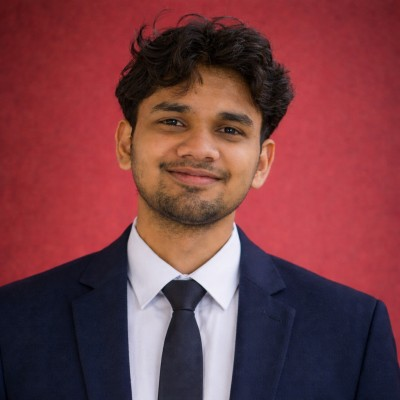
#> input picture profile.jpg, 400 x 400 px
$ python ascii_gen.py profile.jpg 100
#> lines starting #> are read from the running program, lines starting #| are printed output that depends on the picture
import sys
from PIL import Image

def image_to_ascii(image_path, width=100):
#> called with image_path = 'profile.jpg', width = 100
    img = Image.open(image_path)
#> img is the input picture: PIL image 400x400 RGB; mean R, G, B 119.9, 61.2, 67.1
    # Convert to grayscale
    gray = img.convert('L')
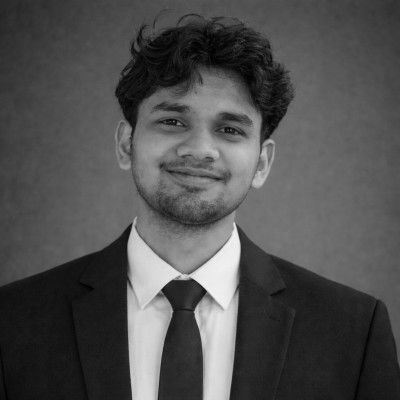
#> gray: PIL image 400x400 L; min 0, max 245, mean 79.4
    # Aspect ratio correction: terminal chars are taller than wide
    # Assume char height ~2 * width
    aspect = 0.5
    height = int(width * gray.size[1] / gray.size[0] * aspect)
#> height = 50
    resized = gray.resize((width, height))
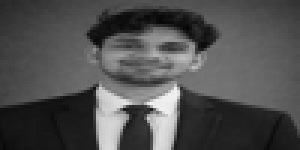
#> resized: PIL image 100x50 L (shown 3 times larger); min 5, max 243, mean 79.4
    # ASCII characters from dark to light
    ascii_chars = '@%#*+=-:. '
    # Map pixel values (0-255) to ascii_chars indices
    def pixel_to_ascii(val):
        return ascii_chars[val * (len(ascii_chars)-1) // 255]
    lines = []
    for y in range(resized.height):
        line = ''.join(pixel_to_ascii(resized.getpixel((x, y))) for x in range(resized.width))
        lines.append(line)
#> after the loop, lines = 50 items
    return lines

if __name__ == '__main__':
    if len(sys.argv) < 2:
        print('Usage: python ascii_gen.py <image_path> [width]')
        sys.exit(1)
    width = int(sys.argv[2]) if len(sys.argv) > 2 else 100
    lines = image_to_ascii(sys.argv[1], width)
#> lines = 50 items
    for line in lines:
        print(line)
#> this loop made 50 passes
